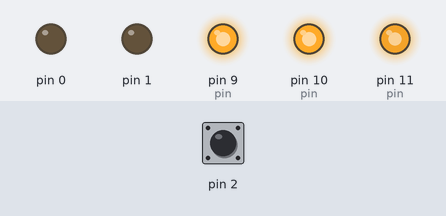
A sketch run on a simulated Arduino Uno, built with avr-gcc and run on an emulated ATmega328P. Parts: output pins drawn as LEDs (lit = HIGH). The inputs (shaded band) are chosen by the test bench; at power-on: pin 2 LOW.

Above: at 1.2 s.
1.3 s: pin 2 pulsed HIGH 5 times (0.12 s each, 0.3 s apart)
At 1.92 s:
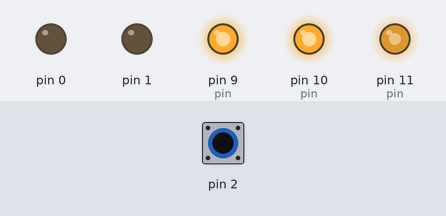
At 3.9 s:
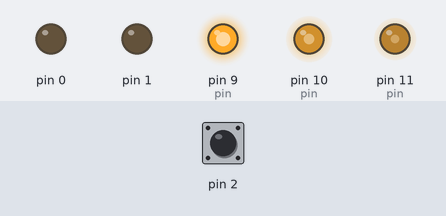
4.3 s: pin 2 pulsed HIGH 2 times (0.12 s each, 0.3 s apart)
At 5.7 s:
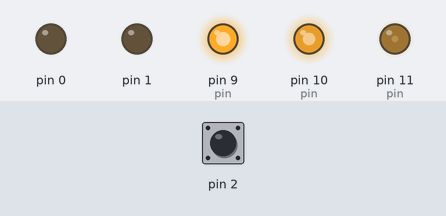
Timing chart, 0 to 16.2 s (numbered marks = the images above; inputs shaded):
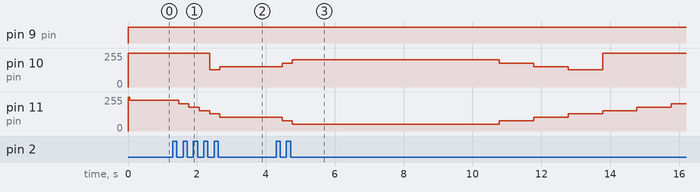

The sketch:

HW2.ino
```cpp
int pin[3] = {9, 10, 11};
unsigned int lastPressTime, moodDecreaseTime, t= 0;
byte mood, pressed = 0;
bool droppingMood = false;
const byte neutualMood = 10;
const byte maxMood = 20;
const float brightness = 255 / 10.0;
void setup() {
  // put your setup code here, to run once:
  for(int i=0;i<3;i++){
    pinMode(i, OUTPUT);
  }
  pinMode(2, INPUT);
  mood = neutualMood;
}

void loop() {
  t = millis();
  if(digitalRead(2) == 1){
    pressed = 0;
  }
  // put your main code here, to run repeatedly:
  if(digitalRead(2) == 0 &&  pressed == 0){
    lastPressTime = t;
    pressed = 1;
  }
  if(pressed == 1 && t - lastPressTime > 50){

    lastPressTime = t;
    droppingMood = false;
    pressed = 2;
    mood = (mood < maxMood) ? ++mood : maxMood;
  }
  if(!droppingMood && t - lastPressTime > 5000){
    moodDecreaseTime = t;
    droppingMood = true;
  }
  if(droppingMood && t - moodDecreaseTime > 1000){
    moodDecreaseTime = t;
    mood = (mood > 0) ? --mood : 0;
  }


  if(mood >= neutualMood){
    setRGB(0,  brightness * (maxMood - mood), brightness * (mood - neutualMood));
  }
  else{
    setRGB(brightness * (neutualMood - mood), brightness * mood, 0);
  }
}

void setRGB(char R, char G, char B){
    analogWrite(9, 255 - R);
    analogWrite(10, 255 - G);
    analogWrite(11, 255 - B);
}
```

Measured:
- after the input at 1.3 s, pin 10 (pin): 255/255 → 128/255 after 1.1 s, → 153/255 0.30 s later; pin 11 (pin): moves from 230/255 to 102/255 over 1.2 s, starting after 0.17 s
- after the input at 4.3 s, pin 9 (pin): stays HIGH (without the input it goes to HIGH after 10.4 s)
